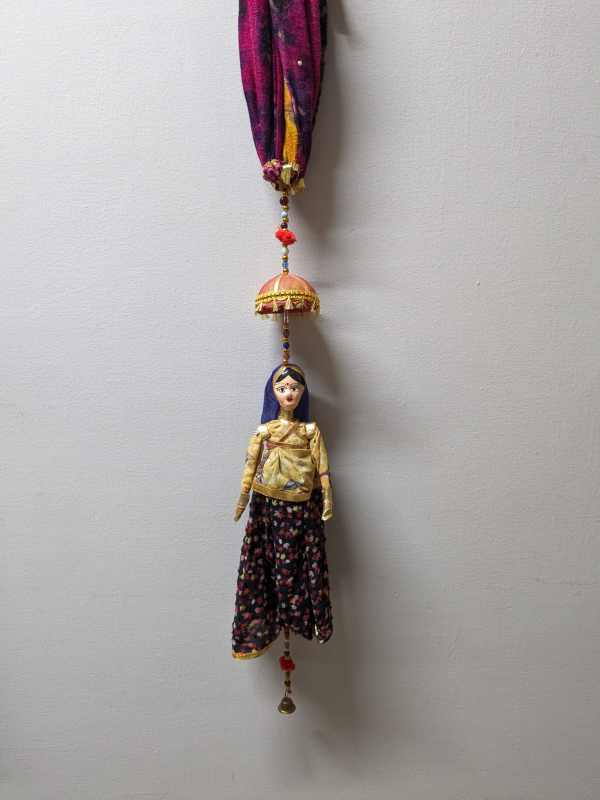
#> input picture data/bright.jpeg, 1200 x 1600 px (shown at 1/2 size)
$ jupyter execute temperature_and_brightness_settings.ipynb
#> lines starting #> are read from the running program, lines starting #| are printed output that depends on the picture
[cell 1]
from PIL import Image, ImageEnhance
from matplotlib import pyplot as plt

kelvin_table = {
    0: (255, 255, 255),
    1000: (255,56,0),
    1500: (255,109,0),
    2000: (255,137,18),
    2500: (255,161,72),
    3000: (255,180,107),
    3500: (255,196,137),
    4000: (255,209,163),
    4500: (255,219,186),
    5000: (255,228,206),
    5500: (255,236,224),
    6000: (255,243,239),
    6500: (255,249,253),
    7000: (245,243,255),
    7500: (235,238,255),
    8000: (227,233,255),
    8500: (220,229,255),
    9000: (214,225,255),
    9500: (208,222,255),
    10000: (204,219,255),}
#     10500: (200, 216, 255),
#     11000: (196, 215, 255),
#     11500: (193, 212, 255),
#     12000: (191, 211, 255),
#     12500: (188, 209, 255)}


def convert_temp(image, temp):
    r, g, b = kelvin_table[temp]
    matrix = ( r / 255.0, 0.0, 0.0, 0.0,
               0.0, g / 255.0, 0.0, 0.0,
               0.0, 0.0, b / 255.0, 0.0 )
    return image.convert('RGB', matrix)

def plot_image(image):
    plt.figure(figsize=[10, 10])
    plt.imshow(image)

def convert_brightness(image, factor):
    img_enhancer = ImageEnhance.Brightness(image)
    return img_enhancer.enhance(factor)

def convert_contrast(image, factor):
    img_enhancer = ImageEnhance.Contrast(image)
    return img_enhancer.enhance(factor)

[cell 2]
image = Image.open('../data/bright.jpeg')
#> image is the input picture: PIL image 1200x1600 RGB; mean R, G, B 170, 165.7, 164.2
plot_image(image)
plot_image(convert_temp(image, 0))
plot_image(convert_brightness(image, 0.2))
#> in convert_brightness, `return img_enhancer.enhance(factor)`:
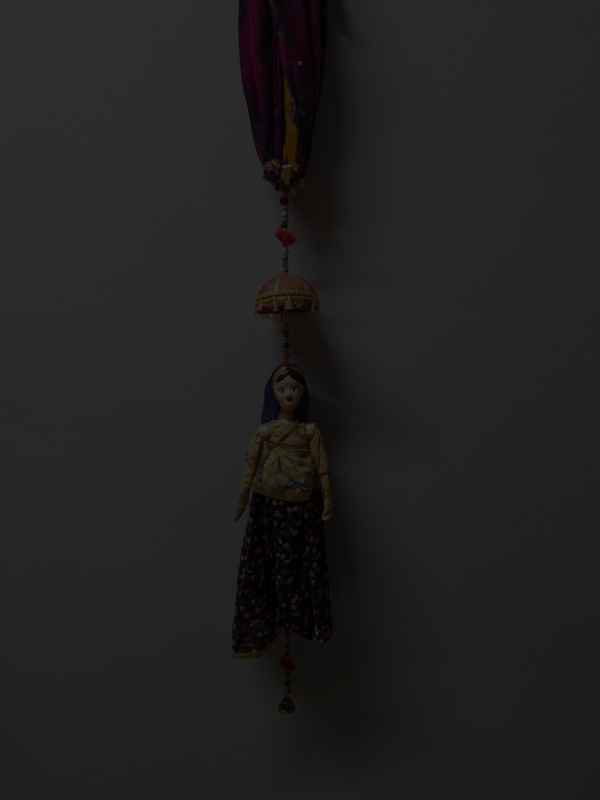
#> returned value: PIL image 1200x1600 RGB (shown at 1/2 size); mean R, G, B 33.6, 32.7, 32.4

[cell 3]
list_ = list(kelvin_table.keys())
f, axarr = plt.subplots(4,5, figsize=(12, 12))
for i in range(4):
    for j in range(5):
        axarr[i, j].imshow(convert_temp(image, list_[i*5 + j]))
#> this loop made 4 passes
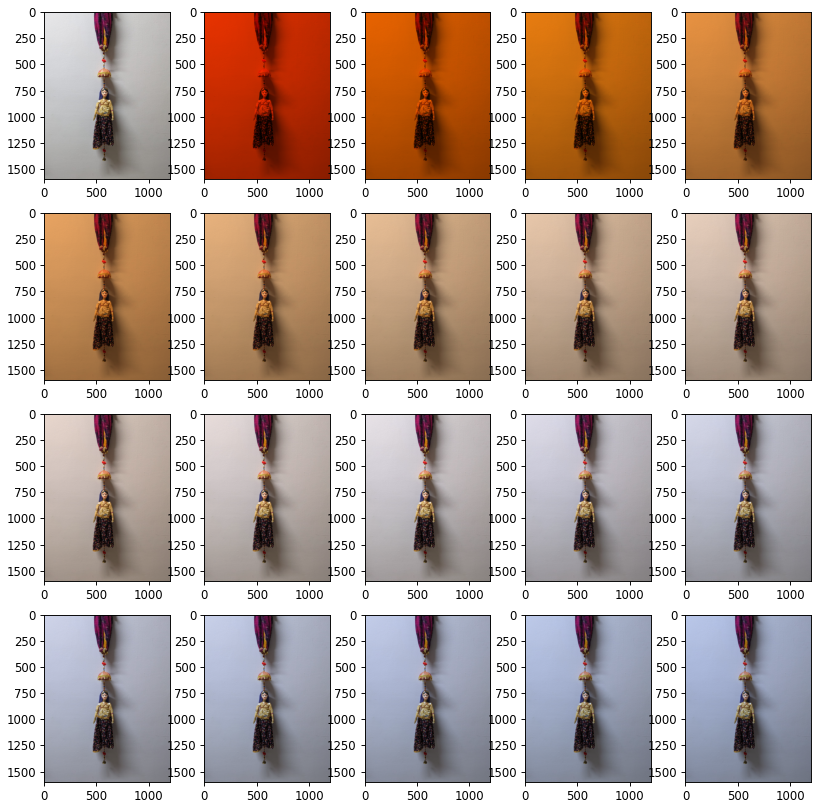
#> figure drawn by matplotlib, 20 panels

[cell 4]
list_ = [0.2, 0.4, 0.6, 0.8, 1, 1.2, 1.4, 1.6, 1.8, 2]
#> list_ = [0.2, 0.4, 0.6, 0.8, 1, 1.2, 1.4, 1.6, 1.8, 2]
f, axarr = plt.subplots(2,5, figsize=(12, 6))
for i in range(2):
    for j in range(5):
        axarr[i, j].imshow(convert_brightness(image, list_[i*5 + j]))
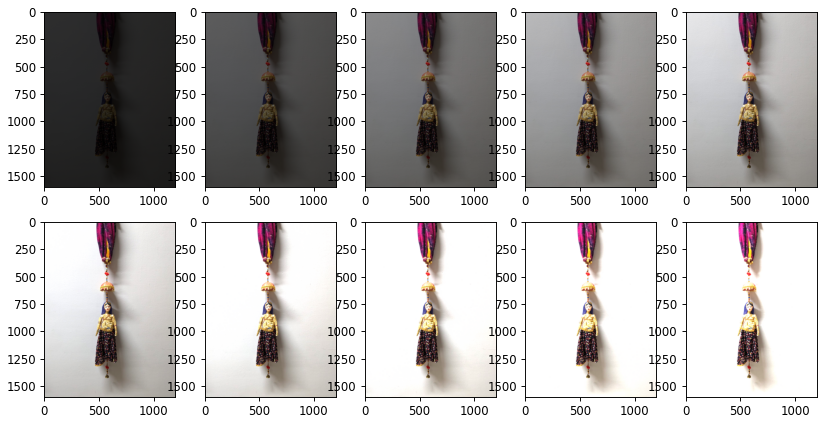
#> figure drawn by matplotlib, 10 panels

[cell 5]
list_ = [0.2, 0.4, 0.6, 0.8, 1, 1.2, 1.4, 1.6, 1.8, 2]
f, axarr = plt.subplots(2,5, figsize=(12, 6))
for i in range(2):
    for j in range(5):
        axarr[i, j].imshow(convert_contrast(image, list_[i*5 + j]))
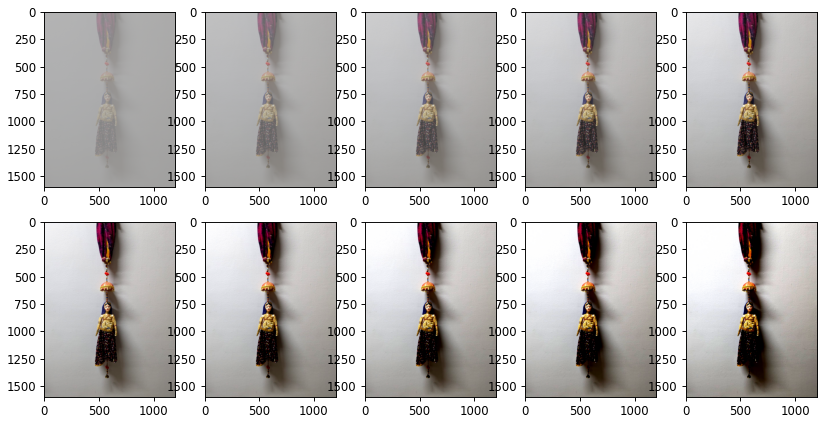
#> figure drawn by matplotlib, 10 panels

$ run again, with data/mushrooms_1.jpg copied over data/bright.jpeg
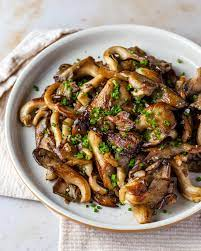
#> input picture data/mushrooms_1.jpg, 201 x 251 px
#> image is the input picture: PIL image 201x251 RGB; mean R, G, B 160.6, 142.9, 124.1
#> in convert_brightness, `return img_enhancer.enhance(factor)`:
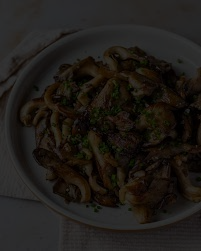
#> returned value: PIL image 201x251 RGB; mean R, G, B 31.7, 28.2, 24.4
#> the loop `for i in range(4):` made 4 passes
#> list_ = [0.2, 0.4, 0.6, 0.8, 1, 1.2, 1.4, 1.6, 1.8, 2]
